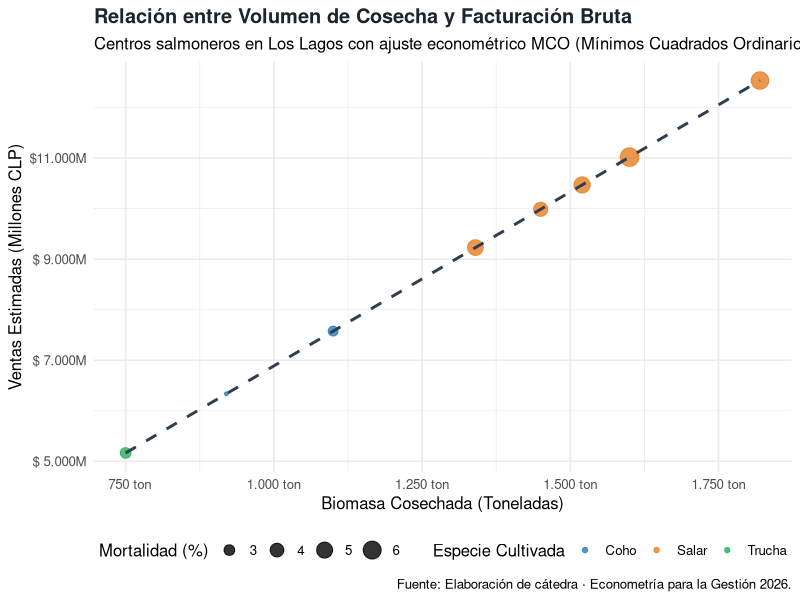
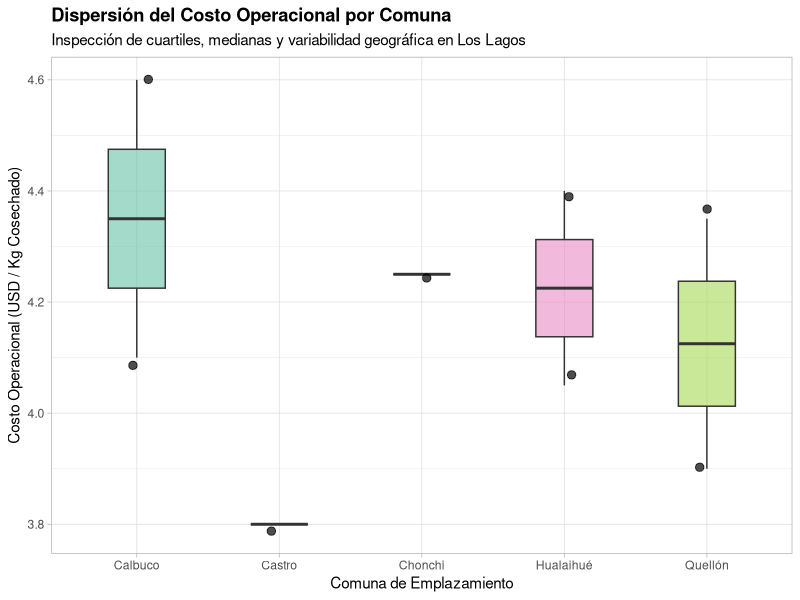

The R source for these figures, in order:
## ---- chunk 1
knitr::opts_chunk$set(
  echo = TRUE,
  warning = FALSE,
  message = FALSE,
  fig.align = "center"
)
library(ggplot2)
library(dplyr)
## ---- chunk 2
# Asignación de variables económicas y productivas
precio_salmon_usd <- 7.25      # Precio FOB por kilo (USD)
costo_planta_usd  <- 4.80      # Costo operativo por kilo procesado (USD)
toneladas_cosecha <- 1200      # Volumen cosechado en Seno de Reloncaví

# Margen unitario
margen_unitario <- precio_salmon_usd - costo_planta_usd
margen_unitario

# Margen operativo total en dólares
margen_total <- margen_unitario * (toneladas_cosecha * 1000)
margen_total

## ---- chunk 3
empresa <- "AquaChile"          # Character
tipo_cambio <- 945.50           # Numeric
jaulas_activas <- 18L           # Integer (la L fuerza formato entero)
certificacion_bap <- TRUE       # Logical (Best Aquaculture Practices)

# Verificamos la clase del objeto
class(empresa)
class(tipo_cambio)
class(certificacion_bap)
## ---- chunk 4
# Producción mensual lechera en Osorno (en miles de litros)
produccion_leche <- c(320, 345, 310, 290, 410, 430)

# Centros de cultivo en Los Lagos
centros <- c("Calbuco", "Quellón", "Hornopirén", "Chonchi")

# Operaciones vectorizadas automáticas (¡sin necesidad de arrastrar fórmulas!)
# Si el precio por litro pagado al productor aumenta un 5% por bonificación de grasa:
precio_base <- c(380, 385, 375, 390, 400, 410) # CLP por litro
precio_con_bono <- precio_base * 1.05
precio_con_bono
## ---- chunk 5
# Estadísticas descriptivas de la producción lechera
media_prod <- mean(produccion_leche)
desv_prod  <- sd(produccion_leche)
coef_var   <- (desv_prod / media_prod) * 100 # Coeficiente de variación (%)

cat("Media de producción:", media_prod, "mil litros\n")
cat("Desviación estándar:", round(desv_prod, 2), "mil litros\n")
cat("Coeficiente de Variación:", round(coef_var, 2), "%\n")
## ---- chunk 6
# Creación manual de un data.frame representativo regional
datos_salmon <- data.frame(
  id_centro     = 101:108,
  comuna        = c("Calbuco", "Quellón", "Castro", "Calbuco", "Hualaihué", "Quellón", "Chonchi", "Hualaihué"),
  especie       = c("Salar", "Salar", "Coho", "Salar", "Trucha", "Coho", "Salar", "Salar"),
  biomasa_ton   = c(1450, 1820, 920, 1600, 750, 1100, 1340, 1520),
  mortalidad_pct= c(4.2, 5.8, 2.1, 6.4, 3.0, 2.8, 4.9, 5.1),
  costo_usd_kg  = c(4.10, 4.35, 3.80, 4.60, 4.05, 3.90, 4.25, 4.40),
  stringsAsFactors = FALSE
)

# Inspección de estructura
datos_salmon
## ---- chunk 7
# Seleccionar los primeros 3 centros con su comuna y costo
datos_salmon[1:3, c("comuna", "costo_usd_kg")]

# Filtrar filas condicionalmente: Centros de Calbuco
datos_salmon[datos_salmon$comuna == "Calbuco", ]

# Centros con mortalidad superior al 4.5%
datos_salmon[datos_salmon$mortalidad_pct > 4.5, c("id_centro", "especie", "mortalidad_pct")]
## ---- chunk 8
# 1. Crear una copia de respaldo para no modificar el original
df_temp <- datos_salmon

# 2. Agregar una nueva columna: Costo Total Estimado (USD)
df_temp$costo_total_usd <- df_temp$biomasa_ton * 1000 * df_temp$costo_usd_kg

# 3. Eliminar una columna asignándole NULL (equivalente a 'Eliminar Columna' en Excel)
df_temp$costo_total_usd <- NULL

# 4. Eliminar una fila específica por su índice (ej. eliminar la fila 4 con el signo negativo)
df_sin_fila4 <- df_temp[-4, ]
nrow(df_sin_fila4) # Teníamos 8, ahora quedan 7
## ---- chunk 9
# Instalación del ecosistema completo (solo una vez en la consola)
# install.packages("tidyverse")

# Carga de la librería para la sesión de trabajo
library(tidyverse)
## ---- chunk 10
# Sintaxis conceptual sin pipeline (anidada e incómoda de leer):
# resumen <- summarise(group_by(filter(datos, condicion), grupo), media = mean(x))

# Sintaxis optimizada con pipeline (fluida y secuencial):
# resumen <- datos %>%
#   filter(condicion) %>%
#   group_by(grupo) %>%
#   summarise(media = mean(x))
## ---- chunk 11
# Ejemplo integral con los centros salmoneros
analisis_salar <- datos_salmon %>%
  # 1. Filtramos solo la especie Salar
  filter(especie == "Salar") %>%
  # 2. Creamos el indicador de costo total de mortalidad en USD
  mutate(
    perdida_mortalidad_ton = biomasa_ton * (mortalidad_pct / 100),
    costo_perdida_usd = perdida_mortalidad_ton * 1000 * costo_usd_kg
  ) %>%
  # 3. Seleccionamos solo las variables clave de interés gerencial
  select(id_centro, comuna, biomasa_ton, mortalidad_pct, costo_perdida_usd) %>%
  # 4. Ordenamos de mayor a menor según la pérdida económica
  arrange(desc(costo_perdida_usd))

analisis_salar
## ---- chunk 12
# Resumen gerencial por comuna productiva
kpi_por_comuna <- datos_salmon %>%
  group_by(comuna) %>%
  summarise(
    n_centros       = n(),                                # =CONTAR()
    biomasa_total   = sum(biomasa_ton),                   # =SUMA()
    mortalidad_prom = mean(mortalidad_pct),               # =PROMEDIO()
    costo_promedio  = weighted.mean(costo_usd_kg, biomasa_ton) # Costo medio ponderado
  ) %>%
  arrange(desc(biomasa_total))

kpi_por_comuna
## ---- chunk 13
# Aseguramos variables económicas sobre el dataset ya conocido
datos_grafico <- datos_salmon %>%
  mutate(
    # Ingreso total estimado en millones de CLP (suponiendo USD = $950 CLP y precio FOB $7.25 USD/kg)
    ventas_millones_clp = round((biomasa_ton * 1000 * 7.25 * 950) / 1e6, 1),
    # Costo total operacional en millones de CLP
    costo_total_millones = round((biomasa_ton * 1000 * costo_usd_kg * 950) / 1e6, 1)
  )
## ---- chunk 14
ggplot(datos_grafico, aes(x = biomasa_ton, y = ventas_millones_clp)) +
  geom_point(aes(color = especie, size = mortalidad_pct), alpha = 0.8) +
  geom_smooth(method = "lm", se = TRUE, color = "#2c3e50", linetype = "dashed") +
  scale_color_manual(values = c("Salar" = "#e67e22", "Coho" = "#2980b9", "Trucha" = "#27ae60")) +
  scale_y_continuous(labels = function(x) paste0("$", format(x, big.mark = "."), "M")) +
  scale_x_continuous(labels = function(x) paste0(format(x, big.mark = "."), " ton")) +
  labs(
    title = "Relación entre Volumen de Cosecha y Facturación Bruta",
    subtitle = "Centros salmoneros en Los Lagos con ajuste econométrico MCO (Mínimos Cuadrados Ordinarios)",
    x = "Biomasa Cosechada (Toneladas)",
    y = "Ventas Estimadas (Millones CLP)",
    color = "Especie Cultivada",
    size = "Mortalidad (%)",
    caption = "Fuente: Elaboración de cátedra · Econometría para la Gestión 2026."
  ) +
  theme_minimal(base_size = 12) +
  theme(
    plot.title = element_text(face = "bold", color = "#1a252f"),
    legend.position = "bottom"
  )
## ---- chunk 15
ggplot(datos_grafico, aes(x = comuna, y = costo_usd_kg, fill = comuna)) +
  geom_boxplot(alpha = 0.6, outlier.colour = "red", width = 0.4) +
  geom_jitter(width = 0.15, alpha = 0.7, size = 2.5) +
  scale_fill_brewer(palette = "Set2") +
  labs(
    title = "Dispersión del Costo Operacional por Comuna",
    subtitle = "Inspección de cuartiles, medianas y variabilidad geográfica en Los Lagos",
    x = "Comuna de Emplazamiento",
    y = "Costo Operacional (USD / Kg Cosechado)"
  ) +
  theme_light() +
  theme(
    legend.position = "none",
    plot.title = element_text(face = "bold")
  )
